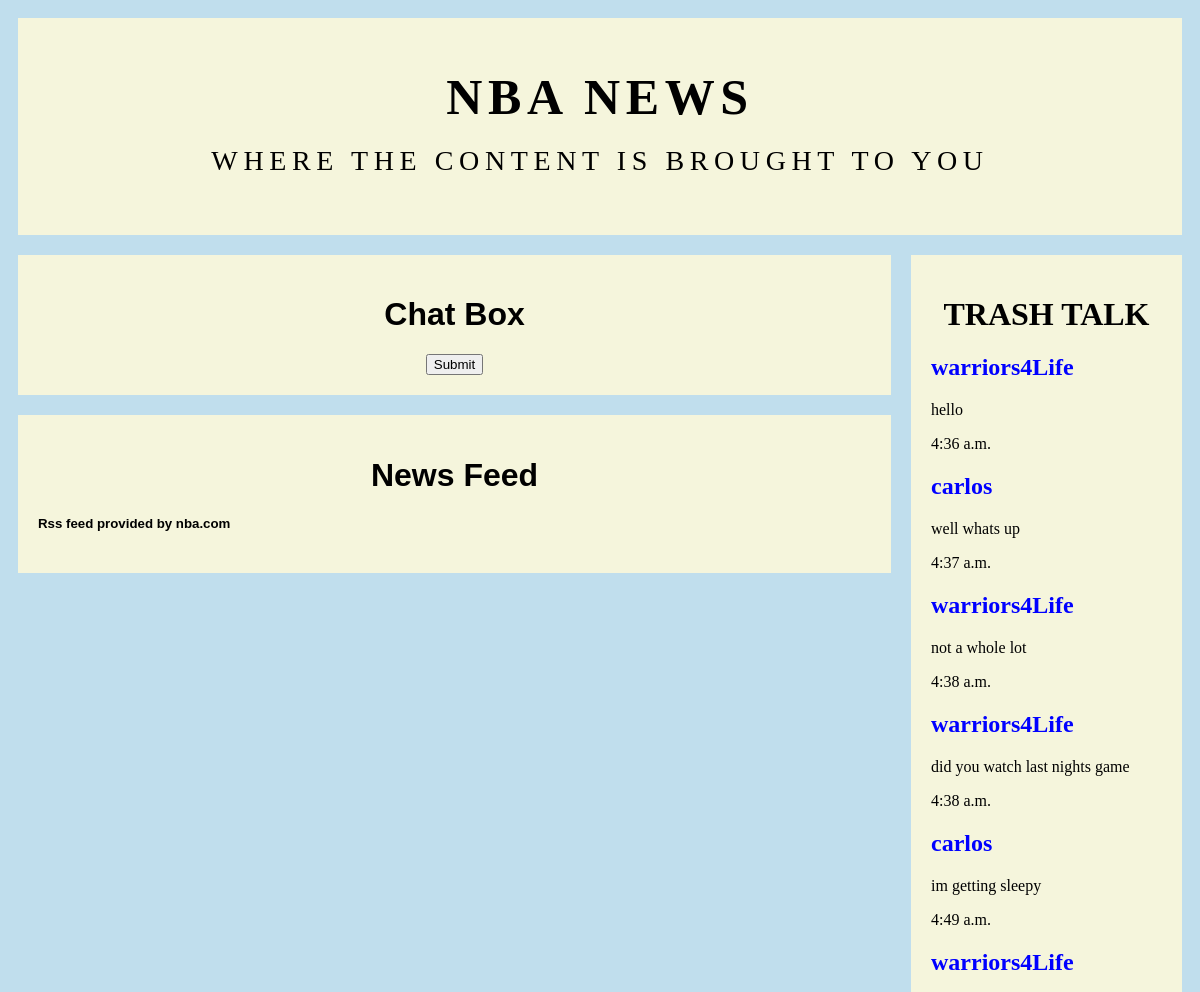
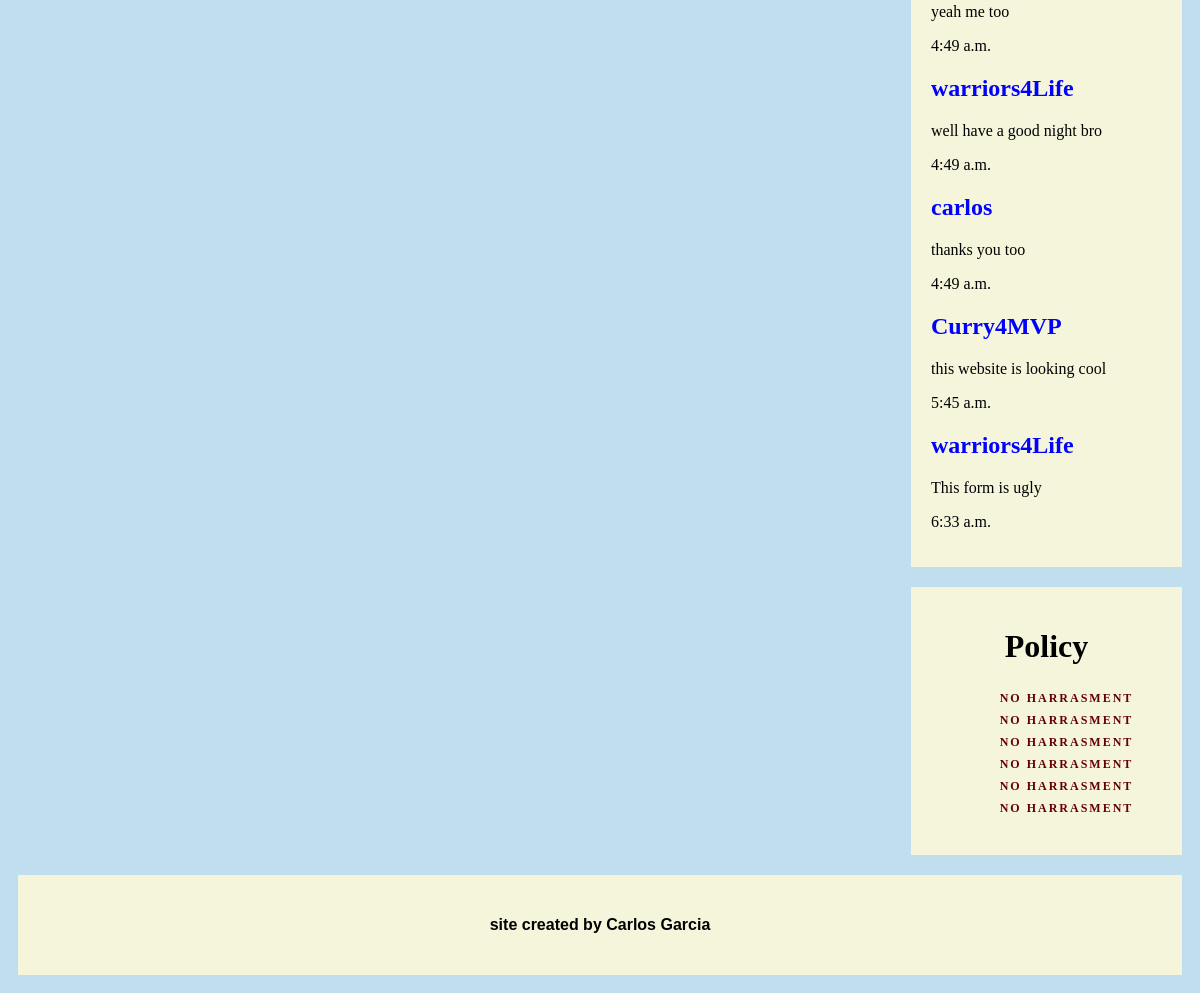
Page /test/ on the committed database (2 pictures, top to bottom).
### sportsapp/models.py (models this page shows, shortened)
class PostModel(models.Model):
    title = models.CharField(max_length=100)
    content = models.TextField(max_length=140)
    dateCreated = models.TimeField(default=timezone.now)

### sportsapp/views.py (the view)
# urls.py: path('test/', views.post_list, name='post_list'),
def post_list(request):
    queryset = PostModel.objects.all().order_by('dateCreated')[:10]
    context = {
        "object_list":  queryset,
        'title': 'List'
    }
    return  render(request,'sportsapp/index.html',context)

### sportsapp/templates/sportsapp/index.html (shortened to what this page needs)
<!DOCTYPE html>
{% load crispy_forms_tags %}
<html lang="en">
<head>
    {% load static %}
    <link rel="stylesheet" href="{% static 'sportsapp/index.css' %}">
</head>
</html>
<body>
<div class="header">
    <h1>NBA NEWS</h1>
    <p>Where the content is brought to you</p>
</div>
<div class="row">
    <div class="leftcolumn">
        <div class="card">
            <h1>Chat Box</h1>
            <form  method="POST">
                <button>Submit</button>
            </form>
        </div>
        {% block content %}
        <div class="card">
            <h1>  News Feed </h1>
            <h5>Rss feed provided by nba.com</h5>
        </div>
        {% endblock content %}
    </div>
    <div class="rightcolumn">
        <div class="card">
            <h1>TRASH TALK</h1>
            {% for obj in object_list %}
            <h2 id="username">{{ obj.title}}</h2>
            <p>{{ obj.content }}</p>
            <p>{{ obj.dateCreated }}</p>
            {% endfor %}
        </div>
        <div class="card" style="text-align: center">
            <h1>Policy </h1>
            <div>
                <uL>
                    <li>No Harrasment</li>
                    <li>No Harrasment</li>
                    <li>No Harrasment</li>
                    <li>No Harrasment</li>
                    <li>No Harrasment</li>
                    <li>No Harrasment</li>
                </uL>
            </div>
        </div>
    </div>
</div>
<div class="footer">
    <h4>site created by Carlos Garcia </h4>
</div>
</body>
</html>

### sportsapp/static/sportsapp/index.css (style rules this page uses)
* { box-sizing: border-box; }
body { font-family: Arial; padding: 10px; background: #c0deed; }
h2 { color: blue; }
div li { font-family: Georgia,"Times New Roman",serif; font-size: 12px; font-weight: bold; color: #600; line-height: 22px; margin: 0; text-transform: uppercase; letter-spacing: 2px; list-style: none; }
.header { padding: 30px; background: #f5f5dc; font-family: 'Hoefler Text', Georgia, 'Times New Roman', serif; font-weight: normal; font-size: 1.75em; letter-spacing: .2em; line-height: 1.1em; margin:0px; text-align: center; text-transform: uppercase; }
.header h1 { font-size: 50px; }
.leftcolumn { float: left; width: 75%; }
.rightcolumn { float: left; width: 25%; background-color: #c0deed; padding-left: 20px; font-family: 'Hoefler Text', Georgia, 'Times New Roman', serif; }
.card { background-color: beige; padding: 20px; margin-top: 20px; text-decoration: none; }
.row:after { content: ""; display: table; clear: both; }
.footer { padding: 20px; text-align: center; background: #f5f5dc; margin-top: 20px; }
form { margin-left: 0%; text-align: center; }
h1 { text-align: center; }

### rows in the picture
PostModel: title "warriors4Life", content "hello", dateCreated "4:36 a.m."
PostModel: title "carlos", content "well whats up", dateCreated "4:37 a.m."
PostModel: title "warriors4Life", content "not a whole lot", dateCreated "4:38 a.m."
PostModel: title "warriors4Life", content "did you watch last nights game", dateCreated "4:38 a.m."
PostModel: title "carlos", content "im getting sleepy", dateCreated "4:49 a.m."
PostModel: title "warriors4Life", content "yeah me too", dateCreated "4:49 a.m."
PostModel: title "warriors4Life", content "well have a good night bro", dateCreated "4:49 a.m."
PostModel: title "carlos", content "thanks you too", dateCreated "4:49 a.m."
PostModel: title "Curry4MVP", content "this website is looking cool", dateCreated "5:45 a.m."
PostModel: title "warriors4Life", content "This form is ugly", dateCreated "6:33 a.m."
